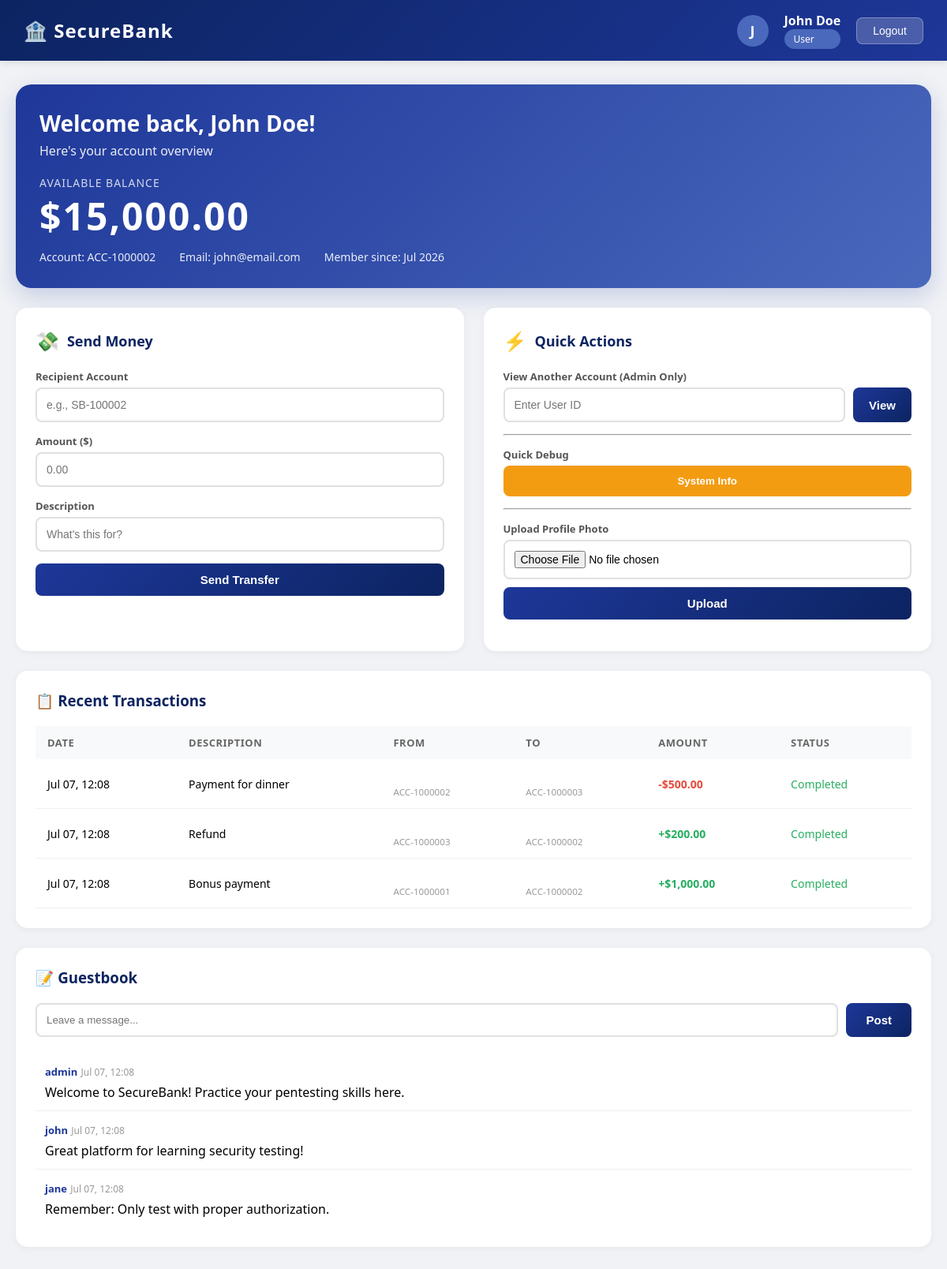
/bankapp/dashboard.php (signed in), run on the app's committed database.
### tables this page shows
CREATE TABLE IF NOT EXISTS users (
    id INT AUTO_INCREMENT PRIMARY KEY,
    username VARCHAR(50) UNIQUE NOT NULL,
    password VARCHAR(255) NOT NULL,
    full_name VARCHAR(100),
    email VARCHAR(100),
    account_no VARCHAR(20) UNIQUE,
    account_balance DECIMAL(15,2) DEFAULT 0.00,
    role ENUM('admin','user') DEFAULT 'user',
    created_at TIMESTAMP DEFAULT CURRENT_TIMESTAMP
);

CREATE TABLE IF NOT EXISTS transactions (
    id INT AUTO_INCREMENT PRIMARY KEY,
    from_account VARCHAR(20),
    to_account VARCHAR(20),
    amount DECIMAL(15,2),
    description TEXT,
    status ENUM('pending','completed','failed') DEFAULT 'completed',
    created_at TIMESTAMP DEFAULT CURRENT_TIMESTAMP
);

CREATE TABLE IF NOT EXISTS messages (
    id INT AUTO_INCREMENT PRIMARY KEY,
    user_id INT,
    username VARCHAR(50),
    message TEXT,
    created_at TIMESTAMP DEFAULT CURRENT_TIMESTAMP,
    FOREIGN KEY (user_id) REFERENCES users(id) ON DELETE CASCADE
);

### bankapp/dashboard.php (the view, shortened to what this page needs)
<?php
include 'config.php';
$user_id = $_SESSION['user_id'];
$stmt = $pdo->prepare("SELECT * FROM users WHERE id = ?");
$stmt->execute([$user_id]);
$user = $stmt->fetch(PDO::FETCH_ASSOC);
$stmt = $pdo->prepare("SELECT * FROM transactions WHERE from_account = ? OR to_account = ? ORDER BY created_at DESC LIMIT 10");
$stmt->execute([$user['account_no'], $user['account_no']]);
$transactions = $stmt->fetchAll(PDO::FETCH_ASSOC);
?>
<!DOCTYPE html>
<html>
<head>
</head>
<body>
    <div class="topnav">
        <div class="brand">🏦 SecureBank</div>
        <div class="user-menu">
            <div class="user-avatar"><?php echo strtoupper(substr($user['full_name'], 0, 1)); ?></div>
            <div>
                <div class="user-name"><?php echo $user['full_name']; ?></div>
                <div class="role-badge"><?php echo ucfirst($user['role']); ?></div>
            </div>
            <form action="logout.php" method="POST" style="display:inline;">
                <button type="submit" class="btn-logout">Logout</button>
            </form>
        </div>
    </div>
    <div class="container">
        <div class="welcome-card">
            <h1>Welcome back, <?php echo $user['full_name']; ?>!</h1>
            <div class="greeting">Here's your account overview</div>
            <div class="account_balance-section">
                <div class="label">Available Balance</div>
                <div class="amount">$<?php echo number_format($user['account_balance'], 2); ?></div>
                <div class="account-info">
                    <span>Account: <?php echo $user['account_no']; ?></span>
                    <span>Email: <?php echo $user['email']; ?></span>
                    <span>Member since: <?php echo date('M Y', strtotime($user['created_at'])); ?></span>
                </div>
            </div>
        </div>
        <div class="grid">
            <div class="card">
                <h3><span class="icon">💸</span> Send Money</h3>
                <form method="POST" action="transfer.php">
                    <div class="form-group">
                        <label>Recipient Account</label>
                        <input type="text" name="to_account" placeholder="e.g., SB-100002" required>
                    </div>
                    <div class="form-group">
                        <label>Amount ($)</label>
                        <input type="number" name="amount" step="0.01" min="0.01" placeholder="0.00" required>
                    </div>
                    <div class="form-group">
                        <label>Description</label>
                        <input type="text" name="description" placeholder="What's this for?">
                    </div>
                    <button type="submit" class="btn-primary">Send Transfer</button>
                </form>
            </div>
            <div class="card">
                <h3><span class="icon">⚡</span> Quick Actions</h3>
                <div class="form-group">
                    <label>View Another Account (Admin Only)</label>
                    <form method="GET" action="view_account.php" style="display:flex;gap:10px;">
                        <input type="text" name="user_id" placeholder="Enter User ID" style="flex:1;">
                        <button type="submit" class="btn-primary" style="width:auto;padding:12px 20px;">View</button>
                    </form>
                </div>
                <hr style="margin:15px 0;border-color:#f0f0f0;">
                <div class="form-group">
                    <label>Quick Debug</label>
                    <a href="debug_bypass.php" target="_blank"><button type="button" class="btn-warning" style="width:100%;">System Info</button></a>
                </div>
                <hr style="margin:15px 0;border-color:#f0f0f0;">
                <div class="form-group">
                    <label>Upload Profile Photo</label>
                    <form method="POST" action="upload.php" enctype="multipart/form-data">
                        <input type="file" name="file" style="margin-bottom:10px;">
                        <button type="submit" class="btn-primary">Upload</button>
                    </form>
                </div>
            </div>
        </div>
        <div class="table-container">
            <h3>📋 Recent Transactions</h3>
            <table>
                <thead>
                    <tr>
                        <th>Date</th>
                        <th>Description</th>
                        <th>From</th>
                        <th>To</th>
                        <th>Amount</th>
                        <th>Status</th>
                    </tr>
                </thead>
                <tbody>
                    <?php foreach ($transactions as $txn): ?>
                    <tr>
                        <td><?php echo date('M d, H:i', strtotime($txn['created_at'])); ?></td>
                        <td><?php echo $txn['description']; ?></td>
                        <td><?php echo $txn['from_name']; ?><br><small style="color:#999;"><?php echo $txn['from_account']; ?></small></td>
                        <td><?php echo $txn['to_name']; ?><br><small style="color:#999;"><?php echo $txn['to_account']; ?></small></td>
                        <td class="<?php echo $txn['from_account'] == $user['account_no'] ? 'debit' : 'credit'; ?>">
                            <?php echo $txn['from_account'] == $user['account_no'] ? '-' : '+'; ?>$<?php echo number_format($txn['amount'], 2); ?>
                        </td>
                        <td class="status-<?php echo $txn['status']; ?>"><?php echo ucfirst($txn['status']); ?></td>
                    </tr>
                    <?php endforeach; ?>
                </tbody>
            </table>
        </div>
        <div class="table-container">
            <h3>📝 Guestbook</h3>
            <form method="POST" action="guestbook.php" style="display:flex;gap:10px;margin-bottom:20px;">
                <input type="text" name="message" placeholder="Leave a message..." style="flex:1;padding:12px;border:2px solid #e0e0e0;border-radius:8px;">
                <button type="submit" class="btn-primary" style="width:auto;padding:12px 25px;">Post</button>
            </form>
            <div id="guestbook-entries">
                <?php
                $msg_stmt = $pdo->query("SELECT * FROM messages ORDER BY created_at DESC LIMIT 20");
                while ($msg = $msg_stmt->fetch(PDO::FETCH_ASSOC)):
                ?>
                <div class="guestbook-entry">
                    <div>
                        <span class="gb-user"><?php echo $msg['username']; ?></span>
                        <span class="gb-time"><?php echo date('M d, H:i', strtotime($msg['created_at'])); ?></span>
                    </div>
                    <div class="gb-msg"><?php echo $msg['message']; ?></div>
                </div>
                <?php endwhile; ?>
            </div>
        </div>
    </div>
</body>
</html>

### data on the page
users: full_name "J", full_name "John Doe", role "User", account_balance "15,000.00", account_no "ACC-1000002", email "john@email.com", created_at "Jul 2026"
transactions: created_at "Jul 07, 12:08", description "Payment for dinner", from_account "ACC-1000002", to_account "ACC-1000003", amount "500.00", status "Completed"
transactions: created_at "Jul 07, 12:08", description "Refund", from_account "ACC-1000003", to_account "ACC-1000002", amount "200.00", status "Completed"
transactions: created_at "Jul 07, 12:08", description "Bonus payment", from_account "ACC-1000001", to_account "ACC-1000002", amount "1,000.00", status "Completed"
messages: username "admin", created_at "Jul 07, 12:08", message "Welcome to SecureBank! Practice your pentesting skills here."
messages: username "john", created_at "Jul 07, 12:08", message "Great platform for learning security testing!"
messages: username "jane", created_at "Jul 07, 12:08", message "Remember: Only test with proper authorization."
